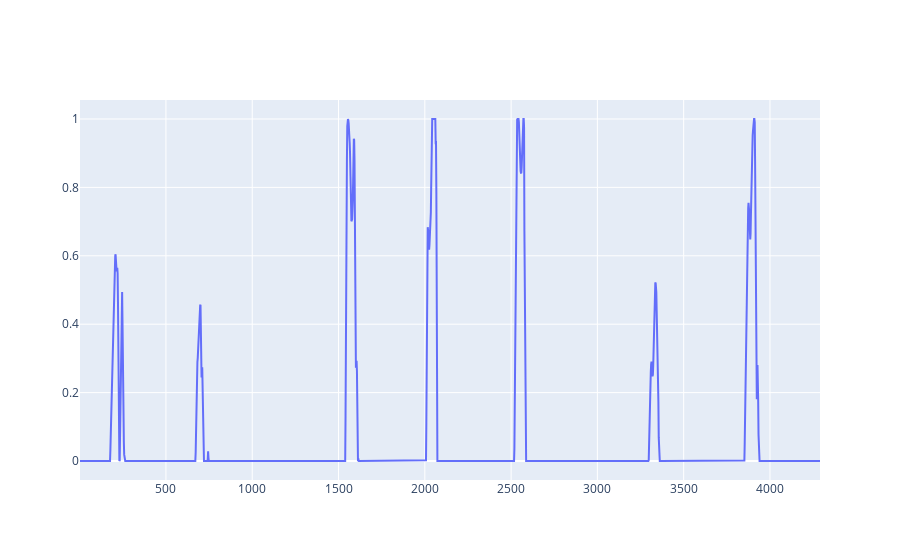

The notebook cell saved with this chart:
### Code cell
df = laps[0].copy()
df = analyzer.resample(df, freq=2)
display(df)

fig = go.Figure()
fig.add_scatter(
    x=df["DistanceRoundTrack"],
    y=df["Brake"],
    mode="lines",
    marker=dict(size=2),
    name="combined",
)

### Figure 1 — Plotly figure (JSON) as saved in the notebook; plotly's stock layout.template omitted (floating-point values rounded to 4 significant figures; data arrays with more than 128 entries replaced by an {"elided": "..."} marker saying what was removed)
{"data": [{"marker": {"size": 2}, "mode": "lines", "name": "combined", "type": "scatter", "x": {"elided": "2144 float values"}, "y": {"elided": "2144 float values"}}], "layout": {}}
